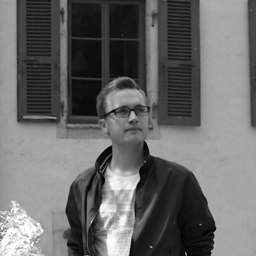
%> input picture Img/1.pgm, 256 x 256 px
$ octave main.m   (GNU Octave 9; MATLAB toolbox functions it lacks are replaced by stand-ins)
%> lines starting %> are read from the running program, lines starting %| are printed output that depends on the picture
### Utilities/blockdct2.m
function B = blockdct2(A)
    u = 2 * e.^(-sqrt(-1) * pi * [0:7] / 16).';
    v = [5.6568542, 4.0000000, 4.0000000, 4.0000000, 4.0000000, 4.0000000, 4.0000000, 4.0000000]';
    X = size(A, 2);
%> X = 256
    Y = size(A, 1);
%> Y = 256

    B = A;
    B = reshape(B, Y, 8, []);
    B = permute(B, [2 1 3]);
    B = reshape(B, 8, 8, []);
    B = permute(B, [2 1 3]);

    B = [B; zeros(size(B))];
    B = fft(B)(1:8, 1:8, :);
    B = real(B .* u);
    B = B ./ v;
    B = permute(B, [2 1 3]);

    B = [B; zeros(size(B))];
    B = fft(B)(1:8, 1:8, :);
    B = real(B .* u);
    B = B ./ v;
    B = permute(B, [2 1 3]);

    B = permute(B, [2 1 3]);
    B = reshape(B, 8, Y, []);
    B = permute(B, [2 1 3]);
    B = reshape(B, Y, X);
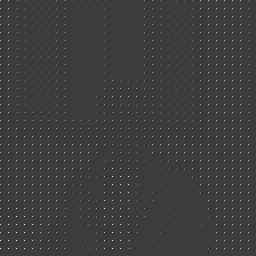
%> B: size 256x256 double; min -610.1, max 1975.3, mean 13.1; drawn with min black and max white

### Utilities/blockquantize.m
function B = blockquantize(A, Q)
    X = size(A, 2);
    Y = size(A, 1);

    B = A;
    B = reshape(B, Y, 8, []);
    B = permute(B, [2 1 3]);
    B = reshape(B, 8, 8, []);
    B = permute(B, [2 1 3]);

    B = round(B ./ Q);

    B = permute(B, [2 1 3]);
    B = reshape(B, 8, Y, []);
    B = permute(B, [2 1 3]);
    B = reshape(B, Y, X);

### Utilities/blockdequantize.m
function B = blockdequantize(A, Q)
    X = size(A, 2);
    Y = size(A, 1);

    B = A;
    B = reshape(B, Y, 8, []);
    B = permute(B, [2 1 3]);
    B = reshape(B, 8, 8, []);
    B = permute(B, [2 1 3]);

    B = B .* Q;

    B = permute(B, [2 1 3]);
    B = reshape(B, 8, Y, []);
    B = permute(B, [2 1 3]);
    B = reshape(B, Y, X);

### Utilities/blockidct2.m
function B = blockidct2(A)
    u = 2 * e.^(+sqrt(-1) * pi * [0:7] / 16).';
    v = [1/5.6568542, 1/4.0000000, 1/4.0000000, 1/4.0000000, 1/4.0000000, 1/4.0000000, 1/4.0000000, 1/4.0000000]';
    X = size(A, 2);
    Y = size(A, 1);

    B = A;
    B = reshape(B, Y, 8, []);
    B = permute(B, [2 1 3]);
    B = reshape(B, 8, 8, []);
    B = permute(B, [2 1 3]);

    B = B .* v .* u;
    B = [B; zeros(size(B))];
    B = ifft(B)(1:8, 1:8, :);
    B = real(B);
    B = permute(B, [2 1 3]);

    B = B .* v .* u;
    B = [B; zeros(size(B))];
    B = ifft(B)(1:8, 1:8, :);
    B = real(B) * 256;
    B = permute(B, [2 1 3]);

    B = permute(B, [2 1 3]);
    B = reshape(B, 8, Y, []);
    B = permute(B, [2 1 3]);
    B = reshape(B, Y, X);

### PK99/restore.m
% restore.m
%
% Restore a decoded image based on low-path filtering in [12]
%
% Written by  : Chihiro Tsutake
% Affiliation : University of Fukui
% E-mail      : ctsutake@icloud.com
% Created     : Feb. 2020
%

function [ftld, iter] = restore(Fbar, Q, mu, f0)

    % Inverse DCT
    fbar = blockidct2(Fbar);

    % Size
    [Y, X] = size(f0);

    % Constraint
    Fmin = Fbar - mu * repmat(Q, [Y, X] / 8) / 2;
    Fmax = Fbar + mu * repmat(Q, [Y, X] / 8) / 2;

    % Constant
    l = padarray([0.2741, 0.4519, 0.2741]' * [0.2741, 0.4519, 0.2741], [Y - 3, X - 3], 'post');
    l = circshift(l, [-1, -1]);
    const = real(ifft2(fft2(fbar) .* fft2(l)));

    % Initialize
    ftld = f0;

    for iter = 1:8192

        fold = ftld;

        % Gradient descent
        ftld = ftld - 0.1 * (ftld - const);

        % Projection
        Ftld = blockdct2(ftld);
        Ftld = max(min(Ftld, Fmax), Fmin);
        ftld = blockidct2(Ftld);

        % Convergence
        mad = sum(abs(ftld(:) - fold(:))) / (X * Y);

        if mad < 0.02
            break;
        end

    end

### PK99/main.m
% main.m (256x256 grayscale image is only supported)
%
% Restoration of JPEG Compressed Image
% with Narrow Quantization Constraint Set
% without Parameter Optimization
%
% Written by  : Chihiro Tsutake
% Affiliation : University of Fukui
% E-mail      : ctsutake@icloud.com
% Created     : Feb. 2020
%

addpath('../Utilities')

% Quantization table
Q = [
    016 011 010 016 024 040 051 061;
    012 012 014 019 026 058 060 055;
    014 013 016 024 040 057 069 056;
    014 017 022 029 051 087 080 062;
    018 022 037 056 068 109 103 077;
    024 035 055 064 081 104 113 092;
    049 064 078 087 103 121 120 101;
    072 092 095 098 112 100 103 099
    ];

% Quantization factor
qf = 60;

% Make table
if (qf < 50)
    Q = double(round(((5000 / qf) * Q + 50) / 100));
else
    Q = double(round(((200 - 2 * qf) * Q + 50) / 100));
end

%  Read original image
f = double(imread('../Img/1.pgm'));

% Forward DCT
F = blockdct2(f);

% Quantization
Fdash = blockquantize(F, Q);

% Dequantization
Fbar = blockdequantize(Fdash, Q);

% Inverse DCT
fbar = blockidct2(Fbar);

% Restore
ftmp = zeros(size(fbar, 1), size(fbar, 2), 3);
[ftmp(:, :, 1)] = fbar;
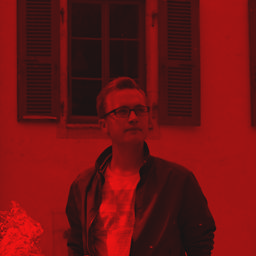
%> ftmp: size 256x256x3 double; mean R, G, B 105.1, 0, 0; drawn with min black and max white
[ftmp(:, :, 2), iter] = restore(Fbar, Q, 0.5, ftmp(:, :, 1));
%> the loop in restore, `for iter = 1:8192` made 14 passes
%> mad on passes 1 to 12: 0.297, 0.223, 0.17, 0.122, 0.0849, 0.0651, 0.0517, 0.0426, 0.0365, 0.0315, 0.0275, 0.0241
%> iter = 14
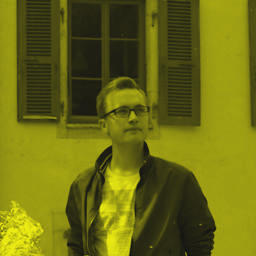
%> ftmp: size 256x256x3 double; mean R, G, B 105.1, 105.1, 0; drawn with min black and max white
[ftmp(:, :, 3), iter] = restore(Fbar, Q, 1.0, ftmp(:, :, 2));
%> the loop in restore (call 2), `for iter = 1:8192` made 11 passes
%> mad on passes 1 to 11: 0.222, 0.159, 0.117, 0.0913, 0.0726, 0.0549, 0.0409, 0.0317, 0.0259, 0.0214, 0.0179
%> iter = 11
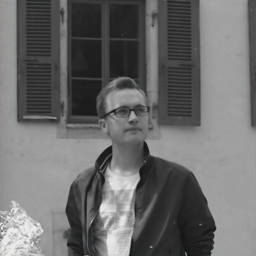
%> ftmp: size 256x256x3 double; mean R, G, B 105.1, 105.1, 105.1; drawn with min black and max white
ftld = 0.5 * (max(ftmp, [], 3) + min(ftmp, [], 3));

% Write
imwrite(uint8(fbar), 'jpg.pgm');
imwrite(uint8(ftld), 'res.pgm');

% PSNR
printf("PSNR(x, xbar) = %4.2f\n", psnr(uint8(f), uint8(fbar)));
%| PSNR(x, xbar) = 36.97
printf("PSNR(x, xtld) = %4.2f\n", psnr(uint8(f), uint8(ftld)));
%| PSNR(x, xtld) = 37.41

$ run again, with Img/2.pgm copied over Img/1.pgm
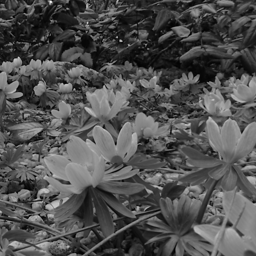
%> input picture Img/2.pgm, 256 x 256 px
%> in blockidct2, `B = reshape(B, Y, X);`:
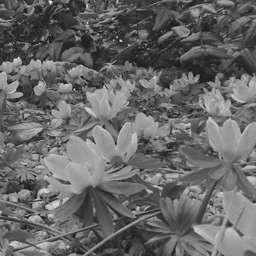
%> B: size 256x256 double; min -29.07, max 240.6, mean 80.8; drawn with min black and max white
%> the loop in restore, `for iter = 1:8192` made 18 passes
%> mad on passes 1 to 8: 0.655, 0.515, 0.396, 0.248, 0.149, 0.106, 0.0826, 0.0675
%> `[ftmp(:, :, 2), iter] = restore(Fbar, Q, 0.5, ftmp(:, :, 1));`: iter = 18
%> `[ftmp(:, :, 2), iter] = restore(Fbar, Q, 0.5, ftmp(:, :, 1));`:
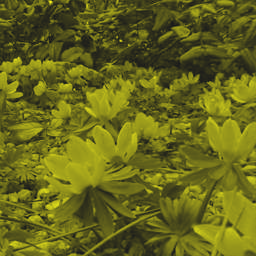
%> ftmp: size 256x256x3 double; mean R, G, B 80.8, 80.8, 0; drawn with min black and max white
%> the loop in restore (call 2), `for iter = 1:8192` made 14 passes
%> mad on passes 1 to 8: 0.493, 0.381, 0.292, 0.234, 0.174, 0.124, 0.0874, 0.0649
%> `[ftmp(:, :, 3), iter] = restore(Fbar, Q, 1.0, ftmp(:, :, 2));`: iter = 14
%| PSNR(x, xbar) = 31.25
%| PSNR(x, xtld) = 31.69

$ run again, with Img/3.pgm copied over Img/1.pgm
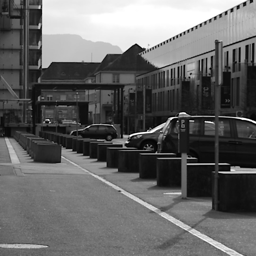
%> input picture Img/3.pgm, 256 x 256 px
%> in blockdct2, `B = reshape(B, Y, X);`:
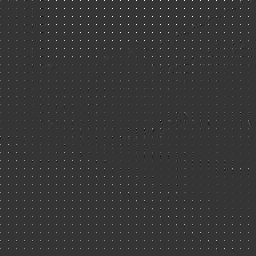
%> B: size 256x256 double; min -536.6, max 2040, mean 12.8; drawn with min black and max white
%> the loop in restore, `for iter = 1:8192` made 15 passes
%> mad on passes 1 to 8: 0.489, 0.352, 0.262, 0.157, 0.105, 0.0781, 0.0621, 0.0499
%> `[ftmp(:, :, 2), iter] = restore(Fbar, Q, 0.5, ftmp(:, :, 1));`: iter = 15
%> `[ftmp(:, :, 2), iter] = restore(Fbar, Q, 0.5, ftmp(:, :, 1));`:
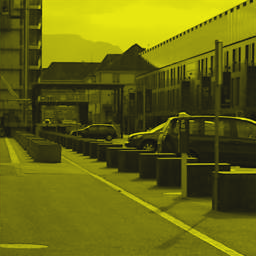
%> ftmp: size 256x256x3 double; mean R, G, B 101.6, 101.6, 0; drawn with min black and max white
%> the loop in restore (call 2), `for iter = 1:8192` made 12 passes
%> mad on passes 1 to 8: 0.383, 0.263, 0.198, 0.154, 0.102, 0.0733, 0.0547, 0.0421
%> `[ftmp(:, :, 3), iter] = restore(Fbar, Q, 1.0, ftmp(:, :, 2));`: iter = 12
%| PSNR(x, xbar) = 34.08
%| PSNR(x, xtld) = 34.37

$ run again, with Img/4.pgm copied over Img/1.pgm
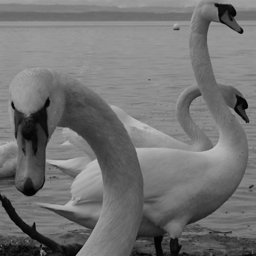
%> input picture Img/4.pgm, 256 x 256 px
%> `[ftmp(:, :, 1)] = fbar;`:
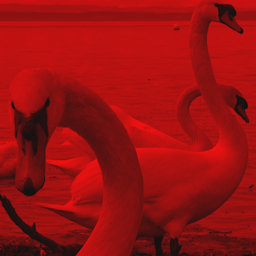
%> ftmp: size 256x256x3 double; mean R, G, B 114.8, 0, 0; drawn with min black and max white
%> the loop in restore, `for iter = 1:8192` made 14 passes
%> mad on passes 1 to 8: 0.232, 0.191, 0.154, 0.116, 0.0855, 0.0652, 0.0517, 0.0426
%> `[ftmp(:, :, 2), iter] = restore(Fbar, Q, 0.5, ftmp(:, :, 1));`: iter = 14
%> `[ftmp(:, :, 2), iter] = restore(Fbar, Q, 0.5, ftmp(:, :, 1));`:
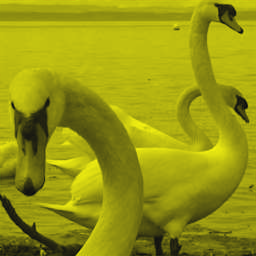
%> ftmp: size 256x256x3 double; mean R, G, B 114.8, 114.8, 0; drawn with min black and max white
%> the loop in restore (call 2), `for iter = 1:8192` made 11 passes
%> mad on passes 1 to 8: 0.158, 0.125, 0.099, 0.08, 0.0652, 0.0509, 0.0399, 0.0321
%> `[ftmp(:, :, 3), iter] = restore(Fbar, Q, 1.0, ftmp(:, :, 2));`: iter = 11
%| PSNR(x, xbar) = 37.37
%| PSNR(x, xtld) = 37.79
